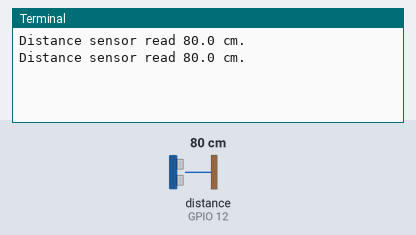
A program run on a simulated Raspberry Pi (BCM pin numbers). Parts: the last lines printed to the terminal. The test bench sets the inputs (shaded band); at power-on: distance to the obstacle (sensor on GPIO 12) 80 cm. The echo pulse lasts 58.3 µs per cm.

Above: at 1.2 s.
1.3 s: distance to the obstacle (sensor on GPIO 12) set to 2 cm
At 1.9 s:
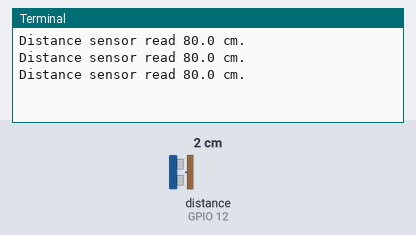
2.8 s: distance to the obstacle (sensor on GPIO 12) set to 4 cm
At 3.3 s:
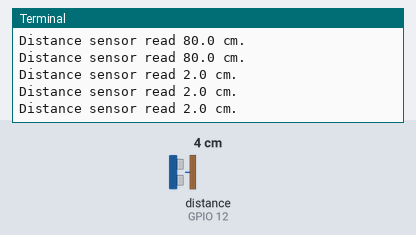
Timing chart, 0 to 5.8 s (numbered marks = the images above; inputs shaded):
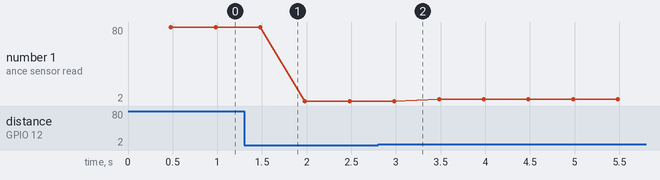

Measured:
- plotted number 1: 80 → 2 after the input at 1.3 s, 2 → 4 after the input at 2.8 s

The program:

hcsr.py
```python
#!/usr/bin/env python3

from time import sleep
from gpiozero import DistanceSensor

dist_sensor = DistanceSensor(echo=12, trigger=16, max_distance=4)

while True:
	print("Distance sensor read %.1f cm." % (dist_sensor.distance * 100))
	sleep(0.5)
```
